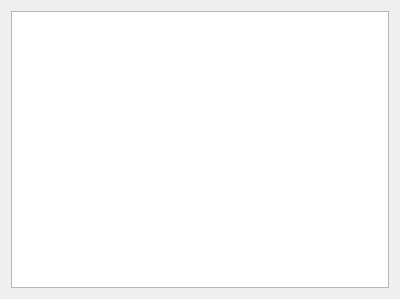
<?xml version="1.0" encoding="UTF-8"?>
<ui version="4.0">
 <class>Form</class>
 <widget class="QWidget" name="Form">
  <property name="geometry">
   <rect>
    <x>0</x>
    <y>0</y>
    <width>400</width>
    <height>299</height>
   </rect>
  </property>
  <property name="windowTitle">
   <string>Form</string>
  </property>
  <layout class="QHBoxLayout" name="horizontalLayout">
   <item>
    <layout class="QVBoxLayout" name="verticalLayout">
     <item>
      <widget class="QTableWidget" name="tableWidget"/>
     </item>
    </layout>
   </item>
  </layout>
 </widget>
 <resources/>
 <connections/>
</ui>
